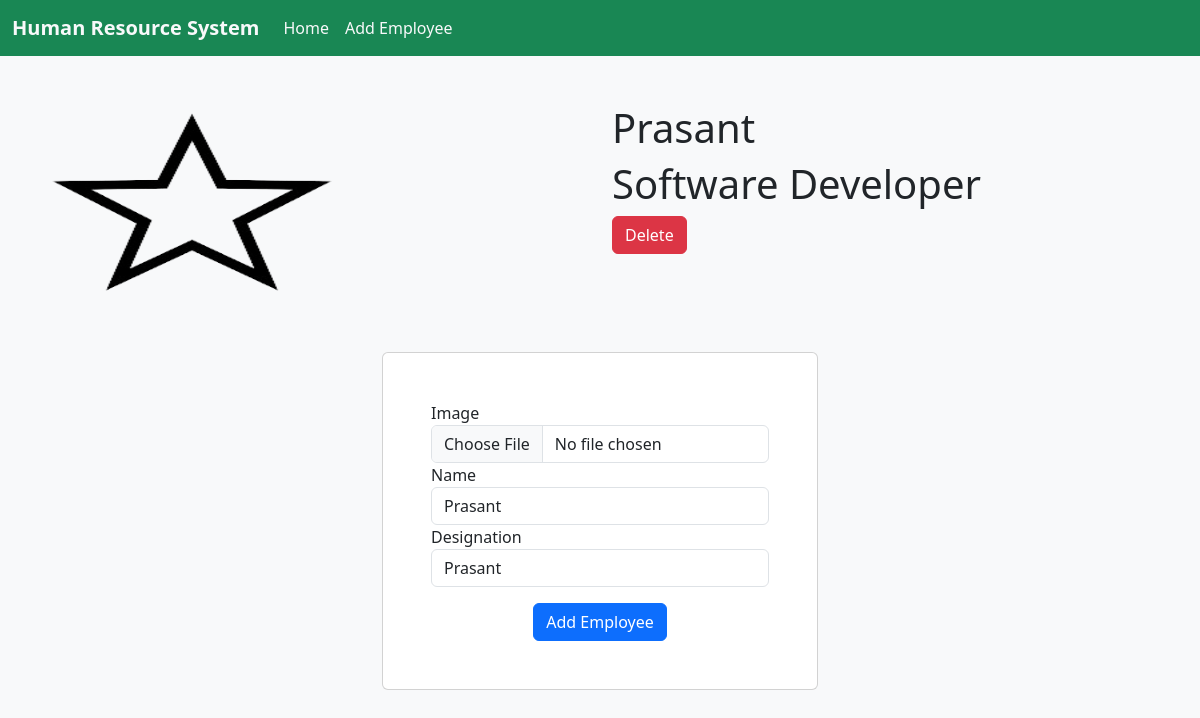
Page /empf/8 on the committed database.
### employeeapp/models.py (models this page shows)
class Employee(models.Model):
    empname = models.CharField(max_length=100)
    empdesignation = models.CharField(max_length=100)
    image = models.ImageField(upload_to='employee_images/', blank=True, null=True)

### employeeapp/views.py (the view, shortened to what this page needs)
# urls.py: path("empf/<id>", views.empf, name="empf"),
def empf(request,id):
    obj = Employee.objects.get(id = id)
    return render(request, "emp-full.html",{'obj': obj})

### template/emp-full.html (shortened to what this page needs)
{% load static %}
<!DOCTYPE html>
<html lang="en">
    <head>
        <link rel="stylesheet" href="css/style.css">
        <link
            href="https://cdn.jsdelivr.net/npm/bootstrap@5.3.3/dist/css/bootstrap.min.css"
            rel="stylesheet"
>
    </head>
    <body class="bg-light">
        <nav class="navbar navbar-expand-lg bg-success">
            <div class="container-fluid">
                <a class="navbar-brand text-light fw-bolder" href="#">Human
                    Resource
                    System</a>
                <div class="collapse navbar-collapse" id="navbarNav">
                    <ul class="navbar-nav">
                        <li class="nav-item">
                            <a class="nav-link active text-light"
                                aria-current="page"
                                href="{% url 'index' %}">Home</a>
                        </li>
                        <li class="nav-item">
                            <a class="nav-link text-light"
                                href="{% url 'addem' %}">Add
                                Employee</a>
                        </li>
                    </ul>
                </div>
            </div>
        </nav>
        <div class="container mt-5">
            <div class="row">
                <div class="col-6">
                    <img class src="{{ obj.image.url }}" alt
                        style="height: 200px; width: 300px;">
                </div>
                <div class="col-6">
                    <h1>{{obj.empname}}</h1>
                    <h1>{{obj.empdesignation}}</h1>
                    <a href="{% url 'delete' obj.id %}"
                        class="btn btn-danger ">Delete</a>
                </div>
            </div>
        </div>
        <div class=" d-flex justify-content-center align-items-center pt-5">
            <form method="post" class="card p-5" enctype="multipart/form-data">
                <label for="image">Image</label>
                <input type="file" name="image" id="image" class="form-control">
                <label for="empname">Name</label>
                <input type="text" name="empname" id="empname" class="form-control" value="{{obj.empname}}">
                <label for="empdesignation">Designation</label>
                <input type="text" name="empdesignation" id="empdesignation" class="form-control" value="{{obj.empname}}">
                <input type="submit" value="Add Employee" class="btn btn-primary mt-3 d-block m-auto">
            </form>
        </div>
    </body>
</html>

### rows in the picture
Employee: image (picture), empname "Prasant", empdesignation "Software Developer", empdesignation "Prasant"
